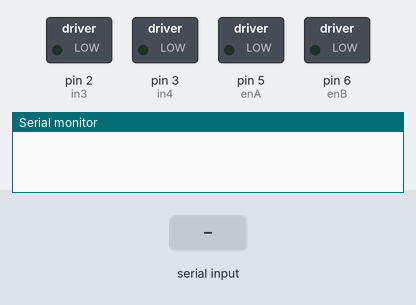
The sketch below on a simulated Arduino Uno, built with avr-gcc and run on an emulated ATmega328P. Parts: switched loads named in the sketch (green lamp = pin HIGH), the last lines printed to the serial monitor. The test bench sets the inputs (shaded band). Pins used as bus, display or sensor lines are not drawn.

Above: at 1.2 s.
1.3 s: "forw,2,1.5\n" received over Serial
At 2.1 s:
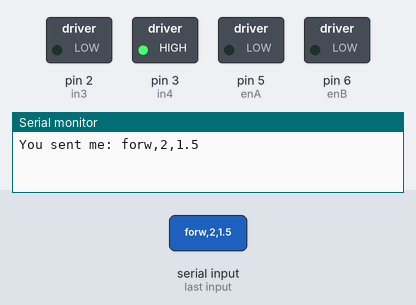
4.3 s: "back,3,030\n" received over Serial
At 5.5 s:
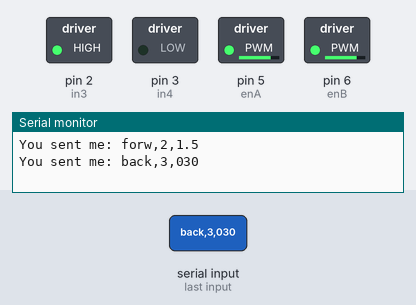
5.8 s: "turn,0,180\n" received over Serial
At 8.7 s:
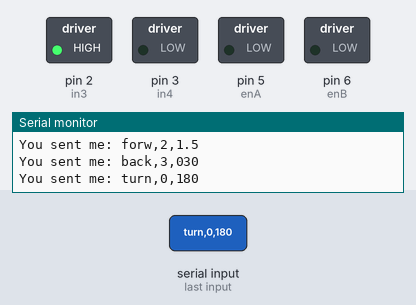
Timing chart, 0 to 11.6 s (numbered marks = the images above; inputs shaded):
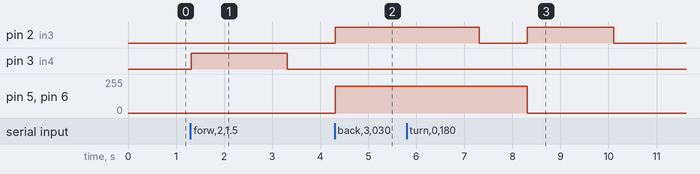

The sketch:

TesingMovementSrDesign.ino
```cpp
// Motor A connections
int enA = 5; // Green (sq)
int in1 = 0; // Red
int in2 = 1; // Black
// Motor B connections
int enB = 6; // Orange (sq) This is 6 on the Uno but 4 on the old one
int in3 = 2; // Blue (sq)
int in4 = 3; // White (sq)

void setup() {
  Serial.begin(9600);
  //while(!Serial);
  // Set all the motor control pins to outputs
  pinMode(enA, OUTPUT);
  pinMode(enB, OUTPUT);
  pinMode(in1, OUTPUT);
  pinMode(in2, OUTPUT);
  pinMode(in3, OUTPUT);
  pinMode(in4, OUTPUT);

  // Turn off motors - Initial state
  stopMotors();
}

// "0123,5,789"
// "forw,2,1.5"
// "back,3,030"
// "turn,0,180"
// "turn,1,090"

void loop() {
  //backwards(2,1.5);
  //delay(1000);
  if (Serial.available() > 0) {
    String data = Serial.readStringUntil('\n');
    Serial.print("You sent me: ");
    Serial.println(data);
//    if(data.equals("Words")) {
//      forwards(2, 1.5);
//    } else {
//      backwards(2,1.5);
//    }
//    delay(1000);
    //Serial.print("You sent me: ");
    //Serial.println(data);

    String direct = data.substring(0, 4);
    String param2 = data.substring(5,6);
    String param3 = data.substring(7,10);
    String pwm_str = data.substring(11,14);
    int pwm = pwm_str.toInt();


    if(direct.equals("forw")){
      forwards(param2.toInt(),param3.toDouble(), pwm);
    } else if(direct.equals("back")) {
      backwards(param2.toInt(),param3.toDouble(), pwm);
    } else if(direct.equals("turn")) {
      turn(param2.toInt(),param3.toInt(), pwm);
    }
    delay(1000);

//
//    if(direct.equals("forw")) {
//      forwards(param2.toInt(), param3.toDouble());
//    } else if(direct.equals("back")) {
//      backwards(param2.toInt(), param3.toDouble());
//    } else {
//      // Turning case
//      turn(param2.toInt(), param3.toInt());
//    }

    //forwards(2, 1.5);
//    delay(1000);


  }

  // Wait for input
  // Execute input and delay

//  forwards(2, 1.5);
//  delay(1000);
//  backwards(2, 1.5);
//  delay(1000);
//  turn(1, 90);
//  delay(1000);
//  turn(0, 90);
//  delay(1000);

}


void forwards(int seconds, double speed, int pwm)
{
  // 127 sets the PWM to 50%
  // speed should be used here somehow
  analogWrite(enA, pwm);
  analogWrite(enB, pwm);
  //analogWrite(enA, 255);
  //analogWrite(enB, 255);

  // Set motors to backwards
  digitalWrite(in1, LOW);
  digitalWrite(in2, HIGH);
  digitalWrite(in3, LOW);
  digitalWrite(in4, HIGH);
  delay(1000 * seconds);

  stopMotors();

}

void backwards(int seconds, double speed, int pwm)
{
  // Set PWM to 50%
  // speed should be used here somehow
  analogWrite(enA, 200);
  analogWrite(enB, 200);

  // Set motors to forwards
  digitalWrite(in1, HIGH);
  digitalWrite(in2, LOW);
  digitalWrite(in3, HIGH);
  digitalWrite(in4, LOW);
  delay(1000 * seconds);

  stopMotors();
}


//Direction is either CK (1) or CCK (0)
void turn(bool direction, int angle, int pwm)
{
  analogWrite(enA, pwm);
  analogWrite(enB, pwm);

  if (direction) {
    digitalWrite(in1, HIGH);
    digitalWrite(in2, LOW);
    digitalWrite(in3, LOW);
    digitalWrite(in4, HIGH);
  } else {
     digitalWrite(in1, LOW);
     digitalWrite(in2, HIGH);
     digitalWrite(in3, HIGH);
     digitalWrite(in4, LOW);
  }
  // 1 sec = 100 degrees
  // 1000 = 100 degrees
  //
  delay(angle * 10); //This should be dependent on speed and angle somehow
  stopMotors();
}

void stopMotors()
{
  //Stop motors
  digitalWrite(in1, LOW);
  digitalWrite(in2, LOW);
  digitalWrite(in3, LOW);
  digitalWrite(in4, LOW);
}
```

Measured:
- after the input at 1.3 s, pin 3 (in4): LOW → HIGH at once, → LOW 2.0 s later
- after the input at 4.3 s, pin 2 (in3): LOW → HIGH at once; pin 5 (enA), pin 6 (enB): 0/255 → 200/255 at once
- after the input at 5.8 s, pin 5 (enA), pin 6 (enB): 200/255 → 0/255 after 2.5 s
